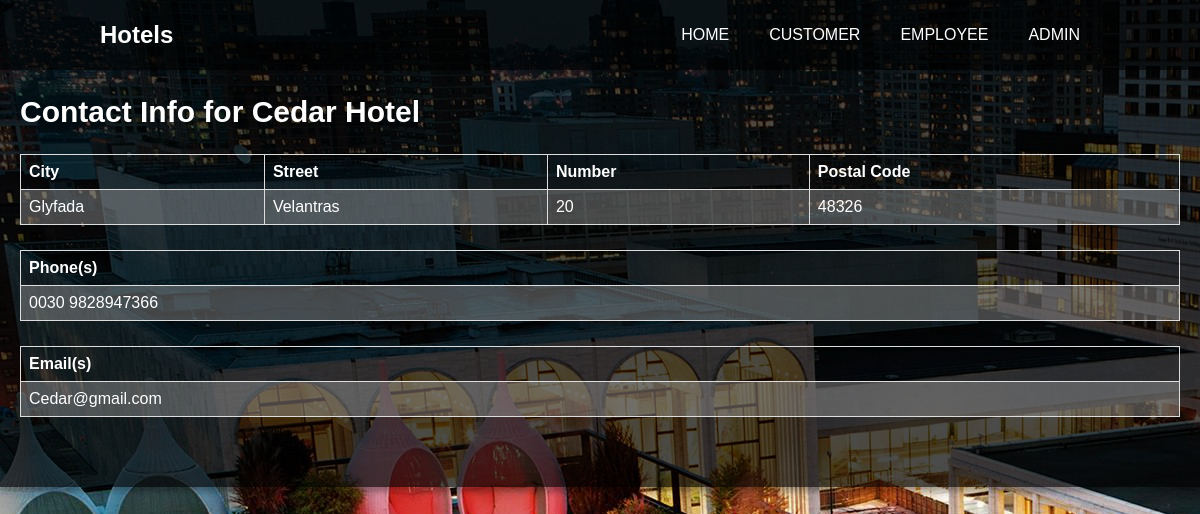
Page /site/contact_info_hotel.php?hotelid=2 on the committed database.
### tables this page shows
CREATE TABLE `hotel` (
  `Stars` TINYINT(1) NOT NULL,
  `Number_of_Rooms` INT(11) DEFAULT 0,
  `Hotel_ID` INT(11) NOT NULL AUTO_INCREMENT,
  `A_Street_H` VARCHAR(45) NOT NULL,
  `A_Number_H` VARCHAR(10) NOT NULL,
  `A_Postal_Code_H` VARCHAR(45) NOT NULL,
  `A_City_H` VARCHAR(45) NULL DEFAULT NULL,
  `Hotel_Group_ID_H` INT(11) NOT NULL,
  `Name_H` VARCHAR(45) NOT NULL UNIQUE,
  PRIMARY KEY (`Hotel_ID`),
  INDEX `Parent_Hotel_Group_idx` (`Hotel_Group_ID_H` ASC),
  CONSTRAINT `Parent_Hotel_Group`
    FOREIGN KEY (`Hotel_Group_ID_H`)
    REFERENCES `hotel_group` (`Hotel_Group_ID`)
    ON DELETE CASCADE
    ON UPDATE CASCADE
    );

CREATE TABLE `phone_hotel` (
  `Phone_H` VARCHAR(45) NOT NULL,
  `Phone_H_ID` INT(11) NOT NULL AUTO_INCREMENT,
  `Hotel_ID_phone` INT(11) NOT NULL,
  PRIMARY KEY (`Phone_H_ID`),
  INDEX `Hotel_ID (phone)` (`Hotel_ID_phone` ASC),
  CONSTRAINT `Hotel_ID (phone)`
    FOREIGN KEY (`Hotel_ID_phone`)
    REFERENCES `hotel` (`Hotel_ID`)
	ON DELETE CASCADE
    ON UPDATE CASCADE
    );

CREATE TABLE `email_hotel` (
  `Hotel_ID_email` INT(11) NOT NULL,
  `Email_H` VARCHAR(45) NOT NULL,
  `Email_H_ID` INT(11) NOT NULL AUTO_INCREMENT,
  PRIMARY KEY (`Email_H_ID`),
  INDEX `Hotel_ID (email)` (`Hotel_ID_email` ASC),
  CONSTRAINT `Hotel_ID (email)`
    FOREIGN KEY (`Hotel_ID_email`)
    REFERENCES `hotel` (`Hotel_ID`)
	ON DELETE CASCADE
    ON UPDATE CASCADE
    );

### site/contact_info_hotel.php (the view, shortened to what this page needs)
<?php
include_once('connect.php');
if (isset($_GET['hotelid'])){
  $hID = $_GET['hotelid'];
  $query = "SELECT * FROM hotel WHERE Hotel_ID = '$hID'";
  $query2 = "SELECT * FROM phone_hotel WHERE Hotel_ID_phone = '$hID'";
  $query3 = "SELECT * FROM email_hotel WHERE Hotel_ID_email = '$hID'";
  $results = mysqli_query($con, $query);
  $phones = mysqli_query($con, $query2);
  $emails = mysqli_query($con, $query3);
  echo '<html>';
  echo '<head>';
  $row = mysqli_fetch_array($results);
  echo '</head>';
  echo '<body>';
  echo '<div id="results">';
  echo '<table width="500px">';
  echo "<h2>Contact Info for ".$row['Name_H']."</h2>";
  if (mysqli_num_rows($results) == 0){
    echo "No results found! :(";
  }
  else {
    echo '<tr>';
    echo "<td><b>City</b></td>";
    echo "<td><b>Street</b></td>";
    echo "<td><b>Number</b></td>";
    echo "<td><b>Postal Code</b></td>";
    echo "</tr>\n";
    echo "<tr>";
    echo "<td>".$row['A_City_H']."</td>";
    echo "<td>".$row['A_Street_H']."</td>";
    echo "<td>".$row['A_Number_H']."</td>";
    echo "<td>".$row['A_Postal_Code_H']."</td>";
    echo "</tr>\n";
    echo '</table>';
    echo '<table>';
    echo '<tr>';
    echo "<td><b>Phone(s)</b></td>";
    echo "</tr>\n";
    while($row2 = mysqli_fetch_array($phones))
    {
        echo "<tr>";
        echo "<td>".$row2['Phone_H']."</td>";
        echo "</tr>\n";
    }
    echo '</table>';
    echo '<table>';
    echo '<tr>';
    echo "<td><b>Email(s)</b></td>";
    echo "</tr>\n";
    while($row3 = mysqli_fetch_array($emails))
    {
        echo "<tr>";
        echo "<td>".$row3['Email_H']."</td>";
        echo "</tr>\n";
    }
  }
  echo '</table>';
  echo '</div>';
  echo '</body>';
  echo '</html>';
  echo '<nav>
    <div class="brand">
      <h2>Hotels</h2>
    </div>
    <ul>
      <li><a href="hotels.php">Home</a></li>
      <li><a href="customer_login.php">Customer</a></li>
      <li><a href="employee_login.php">Employee</a></li>
      <li><a href="admin_login.php">Admin</a></li>
    </ul>
  </nav>';
}
?>

### site/contact_info_hotel.php (style rules this page uses)
body { background-image:url("hotels.jpg"); // background-repeat : no-repeat; margin: 0; padding: 0; font-family: "Trebuchet MS", Verdana, sans-serif; }
table { font-family: "Trebuchet MS", Verdana, sans-serif; color: #fff; border-collapse: collapse; width: 100%; }
td, th { border: 1px solid #dddddd; text-align: left; padding: 8px; }
tr:nth-child(even) { background-color: rgba(168, 168, 168, 0.4); }
#results { background: rgba(0, 0, 0, 0.7); color: #fff; // top: 55%; // left: 55%; // position: absolute; // transform: translate(-50%,-50%); box-sizing: border-box; padding: 70px 20px; font-size : 20px; box-shadow: 0 0 20px 0 rgba(0, 0, 0, 0.2), 0 5px 5px 0 rgba(0, 0, 0, 0.24); }
nav { position: fixed; top: 0; left: 0; width: 100%; height: 70px; background: rgba(0,0,0,0.6); padding: 0 100px; box-sizing: border-box; }
nav .brand { float: left; height: 100%; line-height: 70px; }
nav .brand h2 { margin: 0; padding: 0; color: #fff; }
nav ul { float: right; display: flex; margin: 0; padding: 0; }
nav ul li { list-style: none; }
nav ul li a { position: relative; display: block; height: 70px; line-height: 70px; padding: 0 20px; box-sizing: border-box; color: #fff; text-decoration: none; text-transform: uppercase; transition: .5s; }
nav ul li a { display: block; }

### rows in the picture
hotel: Name_H "Cedar Hotel", A_City_H "Glyfada", A_Street_H "Velantras", A_Number_H "20", A_Postal_Code_H "48326"
phone_hotel: Phone_H "0030 9828947366"
email_hotel: Email_H "Cedar@gmail.com"
